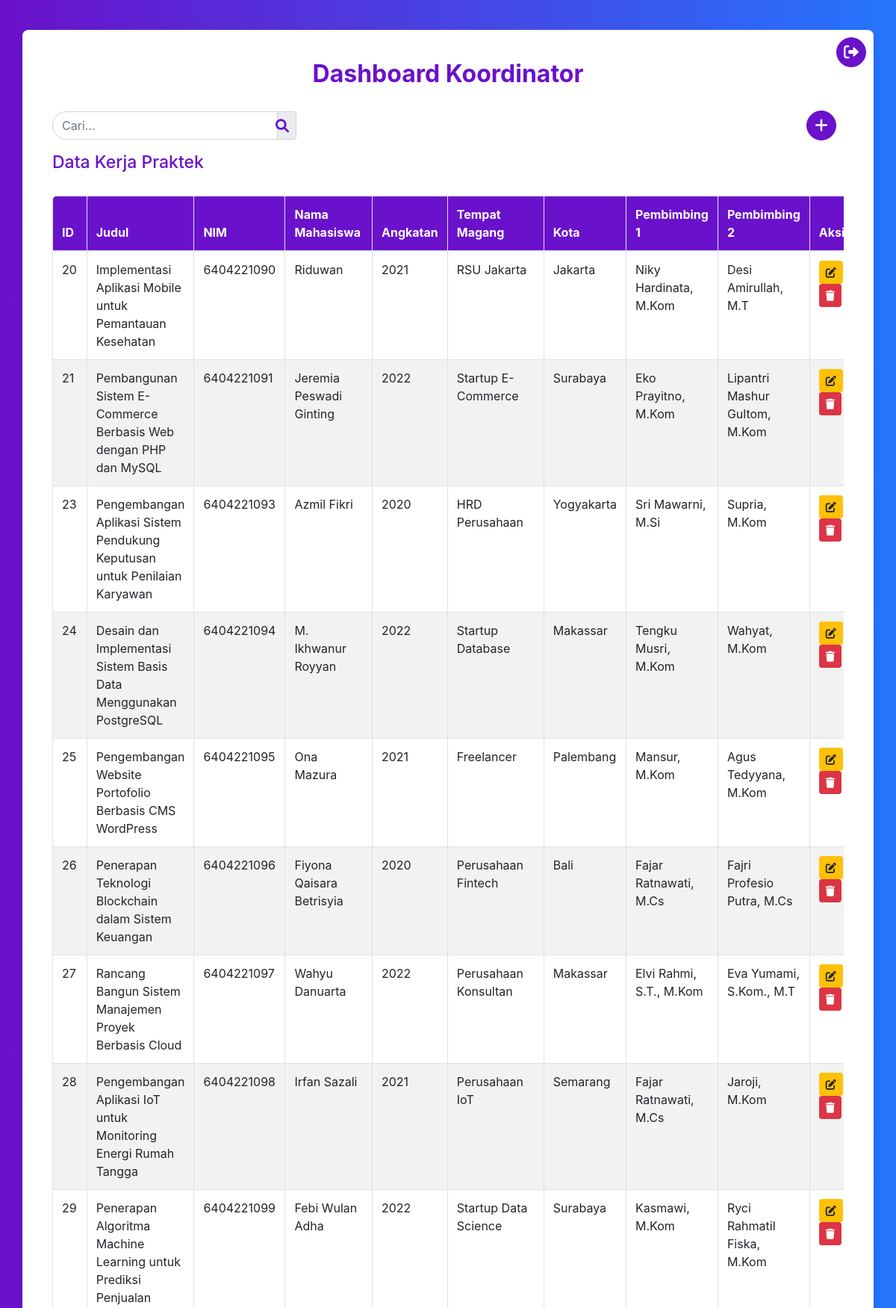
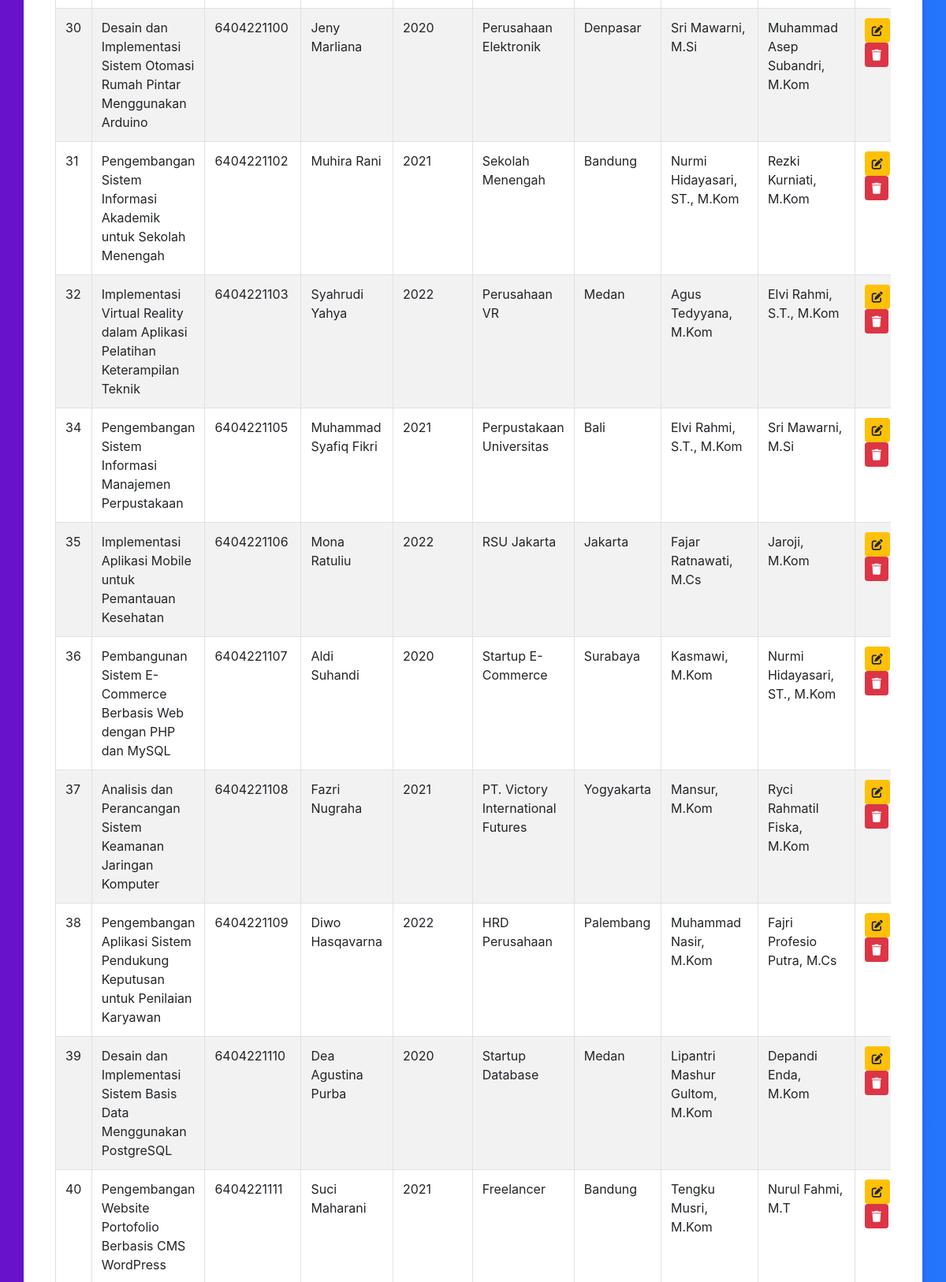
The app's page /dashboard_koordinator.php (signed in, upper part) with its own data (2 pictures, top to bottom).
### tables this page shows
CREATE TABLE `kerja_praktek` (
  `id` int(11) NOT NULL,
  `judul` varchar(255) NOT NULL,
  `nim` varchar(20) NOT NULL,
  `nama_mahasiswa` varchar(100) NOT NULL,
  `angkatan` year(4) NOT NULL,
  `tempat_magang` varchar(255) NOT NULL,
  `kota` varchar(100) NOT NULL,
  `pembimbing1` varchar(100) DEFAULT NULL,
  `pembimbing2` varchar(100) DEFAULT NULL
);

### dashboard_koordinator.php (the view, shortened to what this page needs)
<?php
include 'db.php';
$searchKeyword = '';
?>
<!DOCTYPE html>
<html lang="en">
<head>
    <link rel="stylesheet" href="https://stackpath.bootstrapcdn.com/bootstrap/4.3.1/css/bootstrap.min.css">
    <link rel="stylesheet" href="https://cdnjs.cloudflare.com/ajax/libs/font-awesome/6.0.0-beta3/css/all.min.css">
</head>
<body>
    <div class="container">
        <div class="logout-icon">
            <a href="login.php" class="btn btn-icon" title="Logout" onclick="confirmLogout(event)">
                <i class="fas fa-sign-out-alt"></i>
            </a>
        </div>
        <h2>Dashboard Koordinator</h2>
        <div class="d-flex d-flex-between mb-3">
            <form method="GET" action="dashboard_koordinator.php" class="form-inline">
                <div class="input-group">
                    <input type="text" name="search" class="form-control" placeholder="Cari..." value="<?php echo htmlspecialchars($searchKeyword); ?>">
                    <div class="input-group-append">
                        <span class="input-group-text"><i class="fas fa-search" onclick="document.querySelector('form').submit();"></i></span>
                    </div>
                </div>
            </form>
            <a href="tambah_kerja_praktek.php" class="btn btn-icon" title="Tambah Data Kerja Praktek">
                <i class="fas fa-plus"></i>
            </a>
        </div>
        <h3>Data Kerja Praktek</h3>
        <div class="table-responsive">
            <table class="table table-bordered">
                <thead>
                    <tr>
                        <th>ID</th>
                        <th>Judul</th>
                        <th>NIM</th>
                        <th>Nama Mahasiswa</th>
                        <th>Angkatan</th>
                        <th>Tempat Magang</th>
                        <th>Kota</th>
                        <th>Pembimbing 1</th>
                        <th>Pembimbing 2</th>
                        <th>Aksi</th>
                    </tr>
                </thead>
                <tbody>
                    <?php
                    $sql = "SELECT * FROM kerja_praktek WHERE judul LIKE ? OR nim LIKE ? OR nama_mahasiswa LIKE ? OR angkatan LIKE ? OR tempat_magang LIKE ? OR kota LIKE ?";
                    $searchParam = "%{$searchKeyword}%";
                    $stmt = $conn->prepare($sql);
                    $stmt->bind_param('ssssss', $searchParam, $searchParam, $searchParam, $searchParam, $searchParam, $searchParam);
                    $stmt->execute();
                    $result = $stmt->get_result();
                    while ($row = $result->fetch_assoc()) {
                        echo "<tr>
                            <td>{$row['id']}</td>
                            <td>{$row['judul']}</td>
                            <td>{$row['nim']}</td>
                            <td>{$row['nama_mahasiswa']}</td>
                            <td>{$row['angkatan']}</td>
                            <td>{$row['tempat_magang']}</td>
                            <td>{$row['kota']}</td>
                            <td>{$row['pembimbing1']}</td>
                            <td>{$row['pembimbing2']}</td>
                            <td>
                                <a href='edit_kerja_praktek.php?id={$row['id']}' class='btn btn-warning btn-sm'><i class='fas fa-edit'></i></a>
                                <a href='hapus_kerja_praktek.php?id={$row['id']}' class='btn btn-danger btn-sm'><i class='fas fa-trash'></i></a>
                            </td>
                        </tr>";
                    }
                    ?>
                </tbody>
            </table>
        </div>
    </div>
</body>
</html>

### dashboard_koordinator.php (style rules this page uses)
body { background: linear-gradient(to right, #6a11cb, #2575fc); color: #212529; margin: 0; padding: 0; }
.container { background-color: #ffffff; padding: 40px; border-radius: 8px; box-shadow: 0 4px 8px rgba(0, 0, 0, 0.1); margin-top: 40px; position: relative; }
h2 { color: #6a11cb; text-align: center; font-weight: bold; margin-bottom: 30px; }
h3 { color: #6a11cb; text-align: left; margin-bottom: 10px; font-size: 23px; }
.btn-warning { background-color: #ffc107; border-color: #ffc107; }
.btn-danger { background-color: #dc3545; border-color: #dc3545; }
.btn-icon { background-color: #6a11cb; border-color: #6a11cb; border-radius: 60%; padding: 8px; font-size: 20px; color: #ffffff; display: flex; align-items: center; justify-content: center; width: 40px; height: 40px; text-align: center; margin: 0; transition: background-color 0.3s, border-color 0.3s; }
.input-group { margin-bottom: 30px; }
.input-group .form-control { border-radius: 30px; padding-right: 40px; }
.input-group .fa-search { position: absolute; right: 10px; top: 50%; transform: translateY(-50%); color: #6a11cb; font-size: 18px; cursor: pointer; }
.d-flex-between { display: flex; justify-content: space-between; align-items: center; }
.d-flex-between .input-group { margin: 0; }
.d-flex-between .btn-icon { margin: 0 10px; }
.table { margin-top: 20px; border-radius: 8px; overflow: hidden; }
table thead th { background-color: #6a11cb; color: #ffffff; }
table tbody tr:nth-child(even) { background-color: #f2f2f2; }
.logout-icon { position: absolute; top: 10px; right: 10px; font-size: 10px; color: #6a11cb; }

### records on screen
kerja_praktek: id "20", judul "Implementasi Aplikasi Mobile untuk Pemantauan Kesehatan", nim "6404221090", nama_mahasiswa "Riduwan", angkatan "2021", tempat_magang "RSU Jakarta", kota "Jakarta", pembimbing1 "Niky Hardinata, M.Kom", pembimbing2 "Desi Amirullah, M.T"
kerja_praktek: id "21", judul "Pembangunan Sistem E-Commerce Berbasis Web dengan PHP dan MySQL", nim "6404221091", nama_mahasiswa "Jeremia Peswadi Ginting", angkatan "2022", tempat_magang "Startup E-Commerce", kota "Surabaya", pembimbing1 "Eko Prayitno, M.Kom", pembimbing2 "Lipantri Mashur Gultom, M.Kom"
kerja_praktek: id "23", judul "Pengembangan Aplikasi Sistem Pendukung Keputusan untuk Penilaian Karyawan", nim "6404221093", nama_mahasiswa "Azmil Fikri", angkatan "2020", tempat_magang "HRD Perusahaan", kota "Yogyakarta", pembimbing1 "Sri Mawarni, M.Si", pembimbing2 "Supria, M.Kom"
kerja_praktek: id "24", judul "Desain dan Implementasi Sistem Basis Data Menggunakan PostgreSQL", nim "6404221094", nama_mahasiswa "M. Ikhwanur Royyan", angkatan "2022", tempat_magang "Startup Database", kota "Makassar", pembimbing1 "Tengku Musri, M.Kom", pembimbing2 "Wahyat, M.Kom"
kerja_praktek: id "25", judul "Pengembangan Website Portofolio Berbasis CMS WordPress", nim "6404221095", nama_mahasiswa "Ona Mazura", angkatan "2021", tempat_magang "Freelancer", kota "Palembang", pembimbing1 "Mansur, M.Kom", pembimbing2 "Agus Tedyyana, M.Kom"
kerja_praktek: id "26", judul "Penerapan Teknologi Blockchain dalam Sistem Keuangan", nim "6404221096", nama_mahasiswa "Fiyona Qaisara Betrisyia", angkatan "2020", tempat_magang "Perusahaan Fintech", kota "Bali", pembimbing1 "Fajar Ratnawati, M.Cs", pembimbing2 "Fajri Profesio Putra, M.Cs"
kerja_praktek: id "27", judul "Rancang Bangun Sistem Manajemen Proyek Berbasis Cloud", nim "6404221097", nama_mahasiswa "Wahyu Danuarta", angkatan "2022", tempat_magang "Perusahaan Konsultan", kota "Makassar", pembimbing1 "Elvi Rahmi, S.T., M.Kom", pembimbing2 "Eva Yumami, S.Kom., M.T"
kerja_praktek: id "28", judul "Pengembangan Aplikasi IoT untuk Monitoring Energi Rumah Tangga", nim "6404221098", nama_mahasiswa "Irfan Sazali", angkatan "2021", tempat_magang "Perusahaan IoT", kota "Semarang", pembimbing1 "Fajar Ratnawati, M.Cs", pembimbing2 "Jaroji, M.Kom"
kerja_praktek: id "29", judul "Penerapan Algoritma Machine Learning untuk Prediksi Penjualan", nim "6404221099", nama_mahasiswa "Febi Wulan Adha", angkatan "2022", tempat_magang "Startup Data Science", kota "Surabaya", pembimbing1 "Kasmawi, M.Kom", pembimbing2 "Ryci Rahmatil Fiska, M.Kom"
kerja_praktek: id "30", judul "Desain dan Implementasi Sistem Otomasi Rumah Pintar Menggunakan Arduino", nim "6404221100", nama_mahasiswa "Jeny Marliana", angkatan "2020", tempat_magang "Perusahaan Elektronik", kota "Denpasar", pembimbing1 "Sri Mawarni, M.Si", pembimbing2 "Muhammad Asep Subandri, M.Kom"
kerja_praktek: id "31", judul "Pengembangan Sistem Informasi Akademik untuk Sekolah Menengah", nim "6404221102", nama_mahasiswa "Muhira Rani", angkatan "2021", tempat_magang "Sekolah Menengah", kota "Bandung", pembimbing1 "Nurmi Hidayasari, ST., M.Kom", pembimbing2 "Rezki Kurniati, M.Kom"
kerja_praktek: id "32", judul "Implementasi Virtual Reality dalam Aplikasi Pelatihan Keterampilan Teknik", nim "6404221103", nama_mahasiswa "Syahrudi Yahya", angkatan "2022", tempat_magang "Perusahaan VR", kota "Medan", pembimbing1 "Agus Tedyyana, M.Kom", pembimbing2 "Elvi Rahmi, S.T., M.Kom"
kerja_praktek: id "34", judul "Pengembangan Sistem Informasi Manajemen Perpustakaan", nim "6404221105", nama_mahasiswa "Muhammad Syafiq Fikri", angkatan "2021", tempat_magang "Perpustakaan Universitas", kota "Bali", pembimbing1 "Elvi Rahmi, S.T., M.Kom", pembimbing2 "Sri Mawarni, M.Si"
kerja_praktek: id "35", judul "Implementasi Aplikasi Mobile untuk Pemantauan Kesehatan", nim "6404221106", nama_mahasiswa "Mona Ratuliu", angkatan "2022", tempat_magang "RSU Jakarta", kota "Jakarta", pembimbing1 "Fajar Ratnawati, M.Cs", pembimbing2 "Jaroji, M.Kom"
kerja_praktek: id "36", judul "Pembangunan Sistem E-Commerce Berbasis Web dengan PHP dan MySQL", nim "6404221107", nama_mahasiswa "Aldi Suhandi", angkatan "2020", tempat_magang "Startup E-Commerce", kota "Surabaya", pembimbing1 "Kasmawi, M.Kom", pembimbing2 "Nurmi Hidayasari, ST., M.Kom"
kerja_praktek: id "37", judul "Analisis dan Perancangan Sistem Keamanan Jaringan Komputer", nim "6404221108", nama_mahasiswa "Fazri Nugraha", angkatan "2021", tempat_magang "PT. Victory International Futures", kota "Yogyakarta", pembimbing1 "Mansur, M.Kom", pembimbing2 "Ryci Rahmatil Fiska, M.Kom"
kerja_praktek: id "38", judul "Pengembangan Aplikasi Sistem Pendukung Keputusan untuk Penilaian Karyawan", nim "6404221109", nama_mahasiswa "Diwo Hasqavarna", angkatan "2022", tempat_magang "HRD Perusahaan", kota "Palembang", pembimbing1 "Muhammad Nasir, M.Kom", pembimbing2 "Fajri Profesio Putra, M.Cs"
kerja_praktek: id "39", judul "Desain dan Implementasi Sistem Basis Data Menggunakan PostgreSQL", nim "6404221110", nama_mahasiswa "Dea Agustina Purba", angkatan "2020", tempat_magang "Startup Database", kota "Medan", pembimbing1 "Lipantri Mashur Gultom, M.Kom", pembimbing2 "Depandi Enda, M.Kom"
kerja_praktek: id "40", judul "Pengembangan Website Portofolio Berbasis CMS WordPress", nim "6404221111", nama_mahasiswa "Suci Maharani", angkatan "2021", tempat_magang "Freelancer", kota "Bandung", pembimbing1 "Tengku Musri, M.Kom", pembimbing2 "Nurul Fahmi, M.T"
